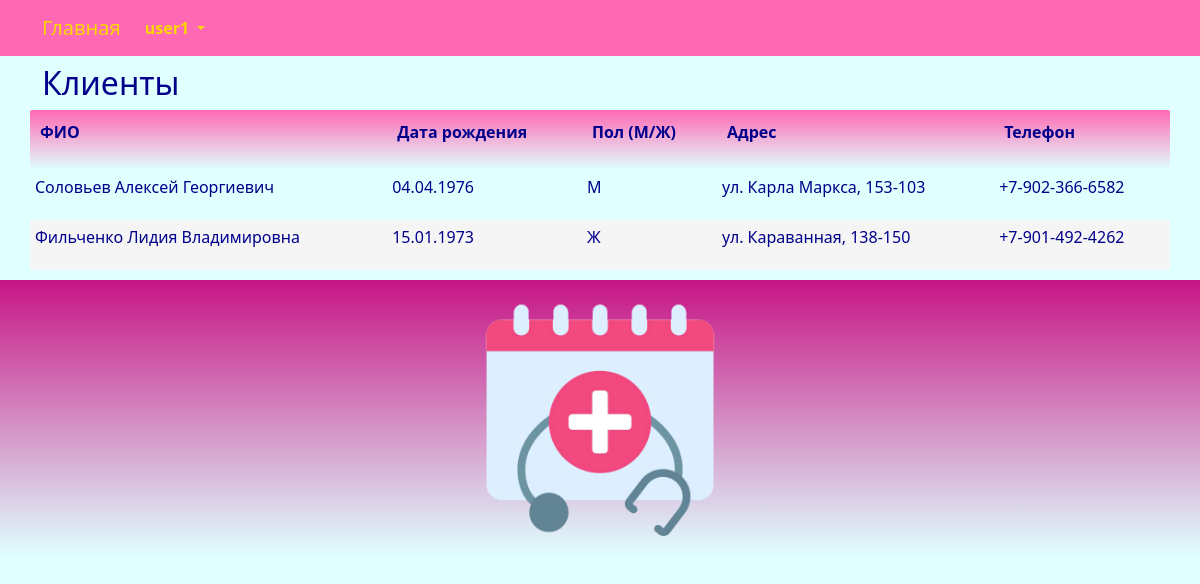
Screenshot of /client/list/ (signed in) with the database file from the repository.
### center/models.py (models this page shows, shortened)
class Client(models.Model):
    SEX_CHOICES = (
        ('М','М'),
        ('Ж', 'Ж'),
    )
    full_name = models.CharField(_('full_name'), max_length=128)
    birthday = models.DateTimeField(_('birthday'))
    sex = models.CharField(_('sex'), max_length=1, choices=SEX_CHOICES, default='М')
    address = models.CharField(_('address'), max_length=96)
    phone = models.CharField(_('phone'), max_length=64)
    class Meta:
        db_table = 'client'
        indexes = [
            models.Index(fields=['full_name']),
        ]
        ordering = ['full_name']

### center/views.py (the view)
# urls.py: path('client/list/', views.client_list, name='client_list'),
@login_required
def client_list(request):
    try:
        doctor = Doctor.objects.get(user_id=request.user.id)
        client_query = Visit.objects.filter(doctor_id=doctor.id).only('client_id').all()
        client = Client.objects.filter(id__in = client_query).order_by('full_name')
        return render(request, "client/list.html", {"client": client,})
    except Exception as exception:
        print(exception)
        return render(request, "client/list.html", {"client": None,})

### templates/client/list.html (shortened to what this page needs)
{% extends "base.html" %}
{% load i18n %}
{% block content %}
<h2>{% trans "clients" %}</h2>
{% if client.count > 0 %}
<div class="row">
	<table id="myTable" class="table-manager" style="width:100%">
		<thead>
			<tr>
				<th><p>{% trans "full_name" %}</p></th>
				<th><p>{% trans "birthday" %}</p></th>
				<th><p>{% trans "sex" %}</p></th>
				<th><p>{% trans "address" %}</p></th>
				<th><p>{% trans "phone" %}</p></th>
			</tr>
		</thead>
		<tbody>
			{% for e in client %}
			<tr>
				<td>
					<p>{{ e.full_name }}</p>
				<td><p>{{ e.birthday | date:"d.m.Y" }}</p></td>
				<td><p>{{ e.sex }}</p></td>
				<td><p>{{ e.address }}</p></td>
				<td><p>{{ e.phone }}</p></td>
			</tr>
			{% endfor %}
		</tbody>
	</table>
</div>
{% endif %}
{% endblock content %}

### templates/base.html (shortened to what this page needs)
<!DOCTYPE html>
{% load static %}
{% load i18n %}
<html>
	<head>
		<link rel="stylesheet" href="{% static 'css/bootstrap.min.css' %}">
		<link rel="stylesheet" href="{% static 'css/styles.css' %}" />
	</head>
	<nav class="navbar navbar-expand-lg justify-content-center">
		<div class="container">
			<div class="collapse navbar-collapse" id="mainMenu">
				<ul class="navbar-nav me-auto mb-2 mb-lg-0">
					<a class="navbar-brand" href="{{ HTTP_HOST }}/">{% trans "Home" %}</a>
					{% if user.is_authenticated %}
					<li class="nav-item dropdown">
						<a class="nav-link dropdown-toggle" href="#" id="navbarDropdown" role="button" data-bs-toggle="dropdown" aria-expanded="false">
							{{ user.username }}
						</a>
					</li>
					{% else %}
					<form class="form-inline ml-auto">
						<a href="{% url 'login' %}" class="btn btn-outline-secondary">{% trans "Log In" %}</a>
						<a href="{% url 'signup' %}" class="btn btn-primary ml-2">{% trans "Sign up" %}</a>
					</form>
					{% endif %}
				</ul>
			</div>
		</div>
	</nav>
	<body>
		<div class="container">
			{% block content%}{% endblock content %}
		</div>
	</body>
	<footer class="container-fluid text-center bg-lightgray">
		<div class="copyrights">
			<img src="{% static 'images/logo.png' %}" alt="logo" style="height:256px; padding: 10px;">
		</div>
	</footer>
</html>

### static/css/styles.css (style rules this page uses)
:root { --navbar-background-color: HotPink; --navbar-text-color: Gold; --main-background-color-light: LightCyan; --main-background-color-dark: HotPink; --main-text-color: DarkBlue; --main-header-color: DarkBlue; --main-text-attention-color: Purple; --footer-background-color-light: LightCyan; --footer-background-color-dark: MediumVioletRed; --footer-text-color: Teal; --card-background-color-light: Pink; --card-background-color-dark: HotPink; --card-text-color: SeaGreen; --table-background-color-light: LightCyan; --table-background-color-dark: #F5F5F5; --table-text-color: DarkBlue; --star-size: 30px; --star-color: LightYellow; --star-background: Yellow ; }
.navbar { background-color: var(--navbar-background-color); color: var(--navbar-text-color); }
.navbar .navbar-nav, .navbar .navbar-nav .navbar-text { color: var(--navbar-text-color); }
.navbar ul { background-color: var(--navbar-background-color); color: var(--navbar-text-color); }
.navbar li { background-color: var(--navbar-background-color); color: var(--navbar-text-color); }
.navbar a { background-color: var(--navbar-background-color); color: var(--navbar-text-color); }
.navbar-brand { background-color: var(--navbar-background-color); color: var(--navbar-text-color); }
.nav-item { background-color: var(--navbar-background-color); color: var(--navbar-text-color); font-weight: bold; }
body { background-color: var(--main-background-color-light); }
h1, h2, h3, h4, h5, h6 { color: var(--main-header-color); }
p, ul, li, label { color: var(--main-text-color); }
.table-manager { background-color: var(--main-background-color-light); width: 100%; }
.table-manager tbody { background-color: var(--main-background-color-light); border: none; margin-top: 20px; margin-bottom: 20px; }
.table-manager thead th { color: var(--main-text-color); font-weight: bold; text-align: left; padding: 10px; background-image: linear-gradient(top, var(--main-background-color-dark), var(--main-background-color-light)); background-image: -o-linear-gradient(top, var(--main-background-color-dark), var(--main-background-color-light)); background-image: -moz-linear-gradient(top, var(--main-background-color-dark), var(--main-background-color-light)); background-image: -webkit-linear-gradient(top, var(--main-background-color-dark), var(--main-background-color-light)); }
.table-manager thead tr th:first-child { border-radius: 2px 0 0 2px; }
.table-manager thead tr th:last-child { border-radius: 0 2px 2px 0; }
.table-manager tbody td { text-align: left; border: none; padding: 5px 5px; vertical-align: top; }
.table-manager tbody tr:nth-child(odd) { background: var(--table-background-color-light); }
.table-manager tbody tr:nth-child(even) { background: var(--table-background-color-dark); }
.table-manager tbody tr td:first-child { border-radius: 2px 0 0 2px; }
.table-manager tbody tr td:last-child { border-radius: 0 2px 2px 0; }
footer { background-image: linear-gradient(top, var(--footer-background-color-dark), var(--footer-background-color-light)); background-image: -o-linear-gradient(top, var(--footer-background-color-dark), var(--footer-background-color-light)); background-image: -moz-linear-gradient(top, var(--footer-background-color-dark), var(--footer-background-color-light)); background-image: -webkit-linear-gradient(top, var(--footer-background-color-dark), var(--footer-background-color-light)); margin-top: 10px; padding: 10px; }

### rows the page displays
Client: full_name "Соловьев Алексей Георгиевич", birthday "04.04.1976", sex "М", address "ул. Карла Маркса, 153-103", phone "+7-902-366-6582"
Client: full_name "Фильченко Лидия Владимировна", birthday "15.01.1973", sex "Ж", address "ул. Караванная, 138-150", phone "+7-901-492-4262"

### other values shown
{{ user.username }} "user1"
